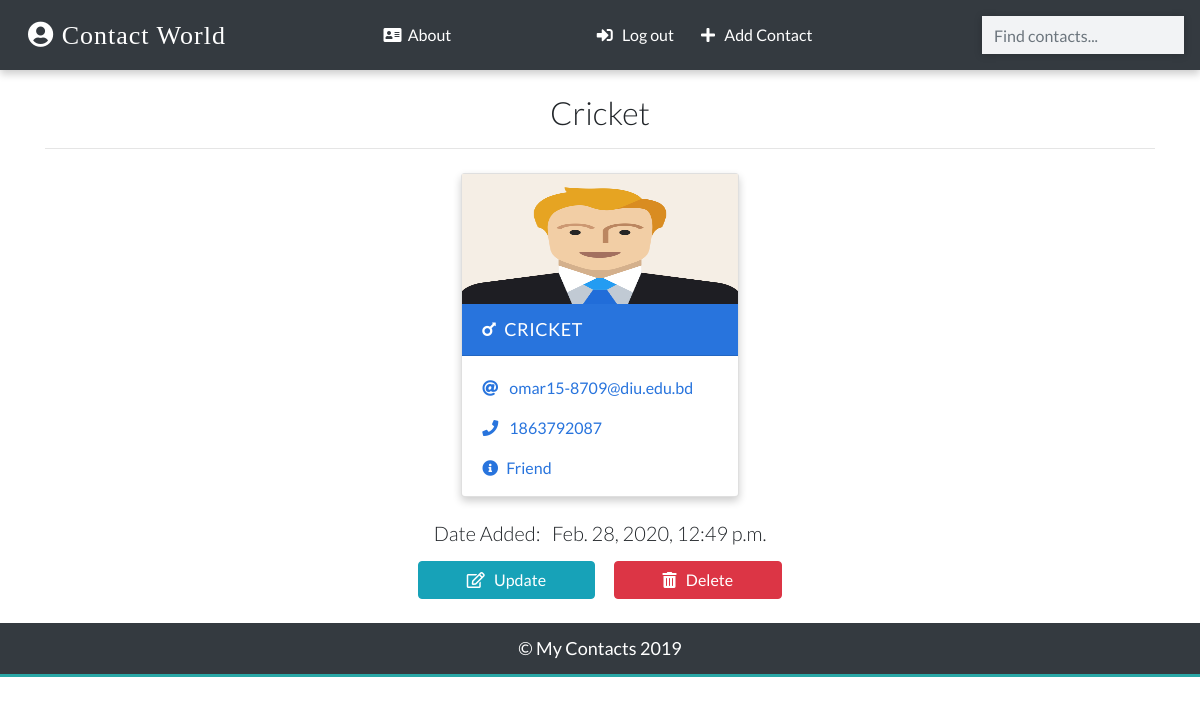
The page /detail/16/ (signed in) on the database its author committed.
### app/models.py (models this page shows, shortened)
class Contact(models.Model):
    manager = models.ForeignKey(User, on_delete=models.CASCADE, default=None) # When the user is deleted it will clear the contact
    name = models.CharField(max_length=20)
    email = models.EmailField(max_length=100)
    phone = models.IntegerField()
    info = models.CharField(max_length=30)
    gender = models.CharField(max_length=50, choices=(
    ('male','Male'),
    ('female','Female')
    ))
    image = models.ImageField(upload_to='images/', blank=True)
    date_added = models.DateTimeField(default=datetime.now)
    class Meta:
        ordering = ['-id']    ## Ordering the display items by id

### app/views.py (the view)
# urls.py: path('detail/<int:pk>/', views.ContactDetailView.as_view(), name="detail"),
class ContactDetailView(LoginRequiredMixin, DetailView):
    template_name = 'detail.html'
    model = Contact
    context_object_name = 'contact'

### templates/detail.html (shortened to what this page needs)
{% extends 'base.html' %}
{% load static %}
{% block content %}
{% if contact.manager == request.user %}
<div class="container">
  <h2 class="heading font-weight-light text-center">{{ contact.name }}</h2>
  <hr />
</div>
<div class="container main-part">
  {% include 'partials/_card.html' %}
</div>
<div class="container mt-3">
  <h5 class="text-center my-3 font-weight-light">Date Added: &nbsp; {{ contact.date_added }}</h5>
  <p class="text-center text-light">
    <a class="btn btn-info px-5" href="{% url 'update' contact.id %}">
      <i class="far fa-edit"></i> &nbsp; Update
    </a>
    <a class="btn btn-danger px-5" href="{% url 'delete' contact.id %}">
      <i class="fas fa-trash-alt"></i> &nbsp; Delete
    </a>
  </p>
</div>
{% else %}
<div class="container">
  <h2 class="heading font-weight-light text-center">You don't have access to this page!</h2>
</div>
{% endif %}
{% endblock content %}

### templates/base.html (shortened to what this page needs)
{% load static %}
<!DOCTYPE html>
<html lang="en">
  <head>
    <link
      rel="stylesheet"
      href="https://stackpath.bootstrapcdn.com/bootstrap/4.2.1/css/bootstrap.min.css"
    />
    <link rel="stylesheet" href="{% static '/css/main.css' %}" />
    <link
      rel="stylesheet"
      href="https://use.fontawesome.com/releases/v5.6.3/css/all.css"
    />
  </head>
  <body>
    <nav  class="navbar bg-dark">
      <a class="logo" href="{% url 'home' %}">
        <i class="fas fa-user-circle"></i>&nbsp;Contact World
      </a>
      <a class="text-white" href="{% url 'about' %}">
        <i class="fas fa-address-card"></i>&nbsp;&nbsp;About
      </a>
      <p class="feature-link m-0 p-0">
      {% if request.user.is_authenticated%}
      <a href="{% url 'logout' %}" class="mr-4 text-white">
        <i class="fas fa-sign-in-alt"></i> &nbsp; Log out
      </a>
      <a href="{% url 'create' %}" class="mr-4 text-white">
        <i class="fas fa-plus"></i> &nbsp; Add Contact
      </a>
      {% endif %}
      </p>
      <form class="form-inline my-2" action="{% url 'search' %}" method="GET">
        <input
          class="form-control search-box"
          type="search"
          placeholder="Find contacts..."
          name="search_term"
          value = "{{ search_term }}"
        />
      </form>
    </nav>
    <br />
    {% block content %}
    {% endblock content %}
    <footer class="mt-4 p-2 bg-dark">
      <p class="text-center p-1 m-0">&copy; My Contacts 2019</p>
    </footer>
  </body>
</html>

### templates/partials/_card.html (shortened to what this page needs)
{% load static %}
{% if contact.gender == 'male' %}
<div class="card my-2 mx-2 boy-card {% if 'detail' in request.path %}mx-auto w-25{% endif %}">
  <img src="{% if contact.image %}
  {{ contact.image.url }}
  {% else %}
  {% static '/images/boy.png' %}
  {% endif %}" class="img-fluid" />
  <div class="card-header">
    <a href="{% url 'detail' contact.id %}" class="text-white header-link"
      ><i class="fas fa-mars mr-2"></i>{{ contact.name }}</a
    >
  </div>
  <div class="card-body pb-0">
    <p>
      <i class="fas fa-at mr-2"></i>
      <a href="mailto:{{ contact.email }}">{{ contact.email }}</a>
    </p>
    <p>
      <i class="fas fa-phone mr-2"></i>
      <a href="tel:{{ contact.phone }}">{{ contact.phone }}</a>
    </p>
    <p><i class="fas fa-info-circle mr-2"></i>{{ contact.info }}</p>
  </div>
</div>
{% endif %}

### static/css/main.css (style rules this page uses)
:root { --back: #29a7a6; --girl: #e64298; --boy: #2874dd; }
body { font-family: Lato, sans-serif; }
nav { font-weight: light; display: flex; justify-content: space-around; background-color: var(--back); align-items: center; padding-top: 10px; padding-bottom: 10px; box-shadow: 0 4px 8px 0 rgba(0, 0, 0, 0.2); }
.logo { font-size: 26px; letter-spacing: 1px; color: white; padding: 2px 12px; border-radius: 8px; font-family: cursive; }
.search-box { border-radius: 0px !important; width: 250px; border: none !important; background-color: #f2f3f5 !important; box-shadow: 0 1px 8px 0 rgba(0, 0, 0, 0.2); }
.card { box-shadow: 0 4px 8px 0 rgba(0, 0, 0, 0.2); transition: 0.3s; min-width: 250px; box-sizing: border-box; }
img { height: 130px !important; }
.card-header { font-size: 18px; letter-spacing: 0.5px; text-transform: uppercase; }
.boy-card .card-header { background-color: var(--boy); }
.boy-card .card-body, .boy-card .card-body p a { color: var(--boy); }
.card-body p { cursor: pointer; }
.main-part { display: flex; flex-wrap: wrap; justify-content: space-evenly; }
footer { background-color: var(--back); color: white; font-size: 18px; border-bottom: 3px solid var(--back); }

### rows shown on the page
Contact: name "Cricket", name "CRICKET", email "omar15-8709@diu.edu.bd", phone "1863792087", info "Friend", date_added "Feb. 28, 2020, 12:49 p.m."
